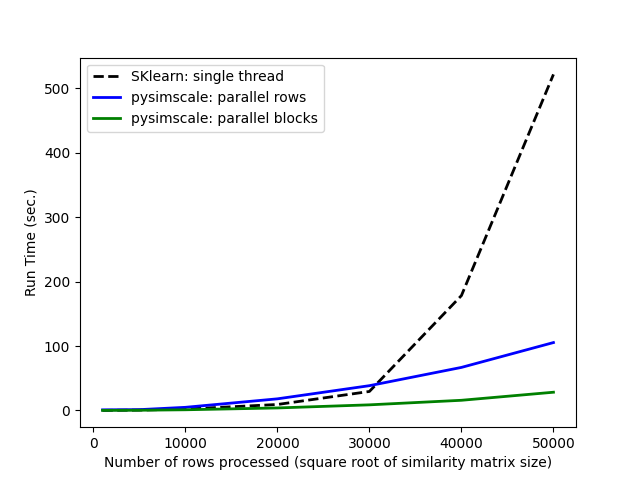

Write Python code to recreate this figure.
import timeit
from numpy import array
from numpy.random import normal
from scipy.sparse import csr_matrix
from sklearn.metrics.pairwise import cosine_similarity
from pysimscale import truncated_sparse_similarity
from matplotlib import pyplot as plt

n_features = 10
n_rows = [1000, 5000, 10000, 20000, 30000, 40000, 50000]
sim_thresh = 0.5

sk_time = []
pss_row_time = []
pss_block_time = []

for r in n_rows:
    m = normal(0, 1, (r, n_features))
    start_time = timeit.default_timer()
    sk = cosine_similarity(m, dense_output=False)
    sk[sk < sim_thresh] = 0
    sk = csr_matrix(sk)
    sk.setdiag(0)
    sk.eliminate_zeros()
    sk_time.append(timeit.default_timer() - start_time)
    start_time = timeit.default_timer()
    pss_row = truncated_sparse_similarity(m, metric='cosine', thresh=sim_thresh, block_size=1)
    pss_row_time.append(timeit.default_timer() - start_time)
    start_time = timeit.default_timer()
    pss_block = truncated_sparse_similarity(m, metric='cosine', thresh=sim_thresh, block_size=1000)
    pss_block_time.append(timeit.default_timer() - start_time)
    print('END {} rows'.format(r))

plt.plot(n_rows, sk_time, color='black', linestyle='dashed', linewidth=2, label='SKlearn: single thread')
plt.plot(n_rows, pss_row_time, color='blue', linewidth=2, label='pysimscale: parallel rows')
plt.plot(n_rows, pss_block_time, color='green', linewidth=2, label='pysimscale: parallel blocks')
plt.legend()
plt.xlabel('Number of rows processed (square root of similarity matrix size)')
plt.ylabel('Run Time (sec.)')
plt.savefig('benchmarks/benchmark_similarity.png')
plt.close('all')
